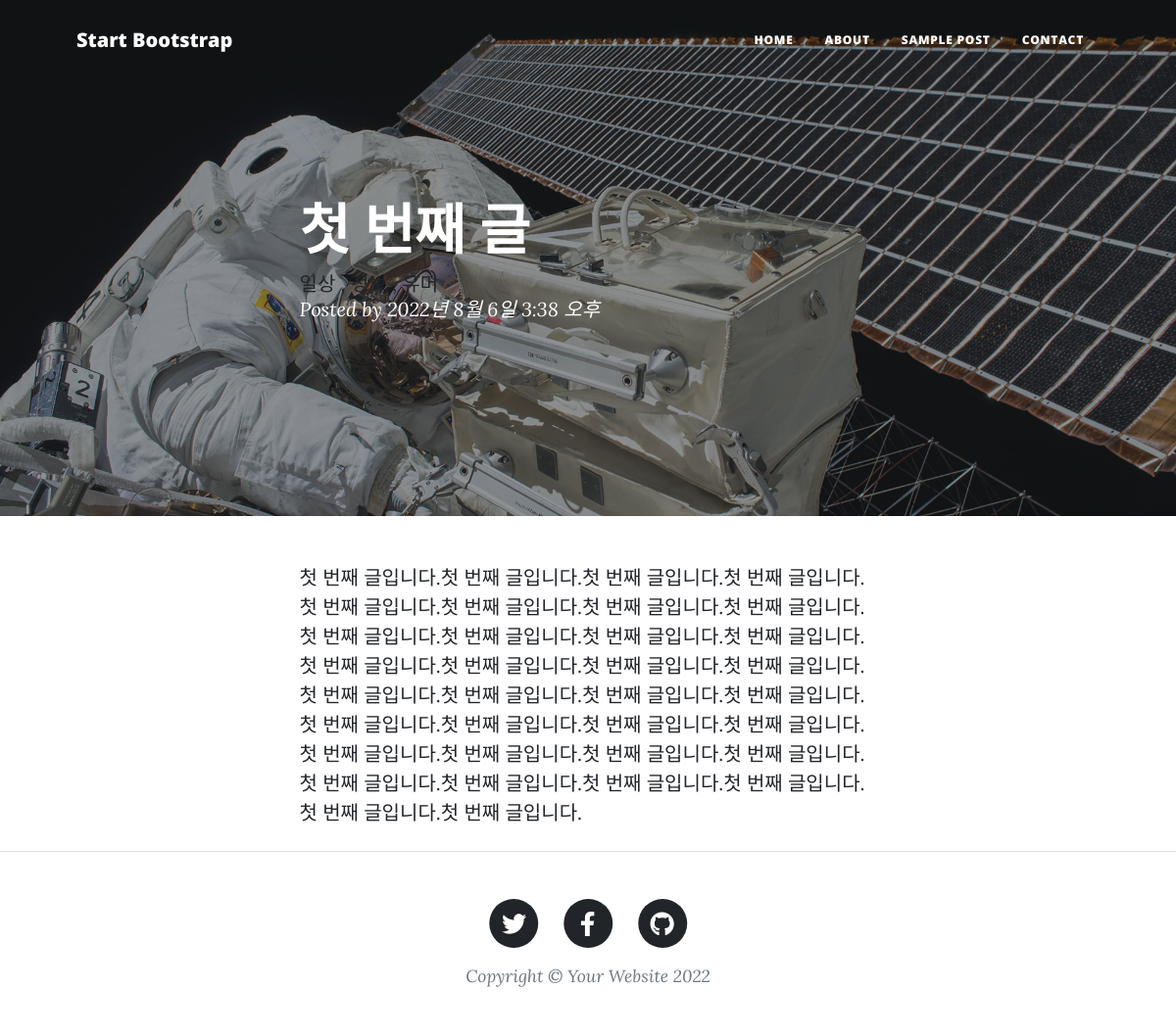
/blog/post/1, run on the app's committed database.
### blogapp/models.py (models this page shows, shortened)
class Post(models.Model):
    title=models.CharField(max_length=200)
    title_image=models.ImageField(blank=True)       #이미지 삽입을 위한 모듈 ImageField, 빈 이미지일수도 있으니 blank=Ture
    content=models.TextField()                #글의 내용(매우 길수가 있으니 TextField)
    createDate=models.DateTimeField(auto_now_add=True)      #글의 작성일(날짜를 자동으로)
    updateDate=models.DateTimeField(auto_now_add=True)      #글 수정한 경우(날짜를 자동으로)
    category=models.ManyToManyField(Category,help_text="글의 분류를 설정하세요.")   #글의 분류(하나의 글이 여러가지 분류에 해당할수 있다.->다대다 관계)

class Category(models.Model):
    name=models.CharField(max_length=50,help_text="블로그 분류")    #글 삽입을 위한 CharField모듈, 최대글수는 50
    def __str__(self):
        return self.name

### blogapp/views.py (the view)
# urls.py: path("post/<int:pk>",views.PostDetailViews.as_view(),name="post"),
class PostDetailViews(generic.DetailView):
    model=Post

### blogapp/templates/blogapp/post_detail.html (shortened to what this page needs)
{% load static %}
<!DOCTYPE html>
<html lang="en">
    <head>
        <link href="{% static 'css/styles.css' %}" rel="stylesheet" />
    </head>
    <body>
        <nav class="navbar navbar-expand-lg navbar-light" id="mainNav">
            <div class="container px-4 px-lg-5">
                <a class="navbar-brand" href="{% url 'index' %}">Start Bootstrap</a>
                <div class="collapse navbar-collapse" id="navbarResponsive">
                    <ul class="navbar-nav ms-auto py-4 py-lg-0">
                        <li class="nav-item"><a class="nav-link px-lg-3 py-3 py-lg-4" href="{% url 'index' %}">Home</a></li>
                        <li class="nav-item"><a class="nav-link px-lg-3 py-3 py-lg-4" href="about.html">About</a></li>
                        <li class="nav-item"><a class="nav-link px-lg-3 py-3 py-lg-4" href="post.html">Sample Post</a></li>
                        <li class="nav-item"><a class="nav-link px-lg-3 py-3 py-lg-4" href="contact.html">Contact</a></li>
                    </ul>
                </div>
            </div>
        </nav>
        <header class="masthead" style="background-image: url('assets/img/post-bg.jpg')">
            <div class="container position-relative px-4 px-lg-5">
                <div class="row gx-4 gx-lg-5 justify-content-center">
                    <div class="col-md-10 col-lg-8 col-xl-7">
                        <div class="post-heading">
                            <h1>{{ post.title }}</h1>
                            <a href="#!">
                                {% for c in post.category.all %}
                                {{ c }}
                                {% if not forloop.last %}
                                    ,
                                {% endif %}
                                {% endfor %}
                            </a>
                            <span class="meta">
                                Posted by
                                {{ post.createDate }}
                            </span>
                        </div>
                    </div>
                </div>
            </div>
        </header>
        <article class="mb-4">
            <div class="container px-4 px-lg-5">
                <div class="row gx-4 gx-lg-5 justify-content-center">
                    <div class="col-md-10 col-lg-8 col-xl-7">
                        {{ post.content }}
                    </div>
                </div>
            </div>
        </article>
        <footer class="border-top">
            <div class="container px-4 px-lg-5">
                <div class="row gx-4 gx-lg-5 justify-content-center">
                    <div class="col-md-10 col-lg-8 col-xl-7">
                        <ul class="list-inline text-center">
                            <li class="list-inline-item">
                                <a href="#!">
                                    <span class="fa-stack fa-lg">
                                        <i class="fas fa-circle fa-stack-2x"></i>
                                        <i class="fab fa-twitter fa-stack-1x fa-inverse"></i>
                                    </span>
                                </a>
                            </li>
                            <li class="list-inline-item">
                                <a href="#!">
                                    <span class="fa-stack fa-lg">
                                        <i class="fas fa-circle fa-stack-2x"></i>
                                        <i class="fab fa-facebook-f fa-stack-1x fa-inverse"></i>
                                    </span>
                                </a>
                            </li>
                            <li class="list-inline-item">
                                <a href="#!">
                                    <span class="fa-stack fa-lg">
                                        <i class="fas fa-circle fa-stack-2x"></i>
                                        <i class="fab fa-github fa-stack-1x fa-inverse"></i>
                                    </span>
                                </a>
                            </li>
                        </ul>
                        <div class="small text-center text-muted fst-italic">Copyright &copy; Your Website 2022</div>
                    </div>
                </div>
            </div>
        </footer>
    </body>
</html>

### data on the page
Post: title "첫 번째 글", createDate "2022년 8월 6일 3:38 오후", content "첫 번째 글입니다.첫 번째 글입니다.첫 번째 글입니다.첫 번째 글입니다.첫 번째 글입니다.첫 번째 글입니다.첫 번째 글입니다.첫 번째 글입니다.첫 번째 글입니다.첫 번째 글입니다.첫 번째 글입니다.첫 번째 글입니다.첫 번째 글입니다.첫 번째 글입니다.첫 번째 글입니다.첫 번째 글입니다.첫 번째 글입니다.첫 번째 글입니다.첫 번째 글입니다.첫 번째 글입니다.첫 번째 글입니다.첫 번째 글입니다.첫 번째 글입니다.첫 번째 글입니다.첫 번째 글입니다.첫 번째 글입니다.첫 번째 글입니다.첫 번째 글입니다.첫 번째 글입니다.첫 번째 글입니다.첫 번째 글입니다.첫 번째 글입니다.첫 번째 글입니다.첫 번째 글입니다."
Category: name "일상"
Category: name "정보"
Category: name "유머"
